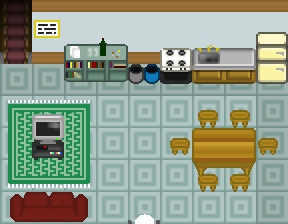

Rendered tile map (Tiled .tmx) drawn with the repository's tilesets; below, a short description and the map source with its tile grids summarised:
An orthogonal 9x7 tile map with 32x32 px tiles, 4 tile layers (Tile Layer 1, Tile Layer 2, Tile Layer 3, Above player), 4 tilesets and 8 objects (5x collision, 3x event).

<map version="1.10" tiledversion="git" orientation="orthogonal" renderorder="right-down" compressionlevel="0" width="9" height="7" tilewidth="32" tileheight="32" infinite="0" nextlayerid="8" nextobjectid="45">
 <properties>
  <property name="edges" value="clamped" />
  <property name="inside" type="bool" value="true" />
  <property name="slug" value="downstairs" />
  <property name="map_type" value="notype" />
 </properties>
 <tileset firstgid="1" name="core_indoor_stairs" tilewidth="32" tileheight="32" tilecount="2970" columns="45">
  <image source="../gfx/tilesets/core_indoor_stairs.png" width="1440" height="2112" />
 </tileset>
 <tileset firstgid="2971" name="core_indoor_floors" tilewidth="32" tileheight="32" tilecount="3864" columns="46">
  <image source="../gfx/tilesets/core_indoor_floors.png" width="1472" height="2688" />
 </tileset>
 <tileset firstgid="6835" name="core_indoor_walls" tilewidth="32" tileheight="32" tilecount="3864" columns="46">
  <image source="../gfx/tilesets/core_indoor_walls.png" width="1472" height="2688" />
 </tileset>
 <tileset firstgid="10699" name="core_set pieces" tilewidth="32" tileheight="32" tilecount="1550" columns="31">
  <image source="../gfx/tilesets/core_set pieces.png" width="992" height="1600" />
 </tileset>
 <layer id="1" name="Tile Layer 1" width="9" height="7">
  <data>[63 cells, 63 non-empty, 6 distinct tile ids]</data>
 </layer>
 <layer id="2" name="Tile Layer 2" width="9" height="7">
  <data>[63 cells, 31 non-empty, 30 distinct tile ids]</data>
 </layer>
 <layer id="3" name="Tile Layer 3" width="9" height="7">
  <data>[63 cells, 5 non-empty, 4 distinct tile ids]</data>
 </layer>
 <layer id="4" name="Above player" width="9" height="7">
  <data>[63 cells, 4 non-empty, 4 distinct tile ids]</data>
 </layer>
 <objectgroup color="#ff0000" id="5" name="Collisions">
  <object id="1" type="collision" x="192" y="128" width="64" height="32" />
  <object id="2" type="collision" x="32" y="32" width="256" height="32" />
  <object id="4" type="collision" x="0" y="192" width="96" height="32" />
  <object id="5" type="collision" x="32" y="128" width="32" height="32" />
  <object id="7" type="collision" x="0" y="0" width="32" height="32" />
 </objectgroup>
 <objectgroup color="#ffff00" id="7" name="Events">
  <object id="23" name="Play Music" type="event" x="0" y="0" width="32" height="32">
   <properties>
    <property name="act1" value="play_music music_lunar_joyride" />
    <property name="cond1" value="not music_playing music_lunar_joyride" />
   </properties>
  </object>
  <object id="26" name="Go Upstairs" type="event" x="0" y="32" width="32" height="32">
   <properties>
    <property name="act1" value="transition_teleport player,bedroom_test.tmx,8,2,0.3" />
    <property name="act2" value="char_face down" />
    <property name="cond1" value="is char_at player" />
   </properties>
  </object>
  <object id="27" name="Go Outside" type="event" x="128" y="192" width="32" height="32">
   <properties>
    <property name="act1" value="transition_teleport player,manhattan_beach.tmx,27,38,0.3" />
    <property name="act2" value="char_face left" />
    <property name="cond1" value="is char_at player" />
    <property name="cond2" value="is char_facing player,down" />
   </properties>
  </object>
 </objectgroup>
</map>
